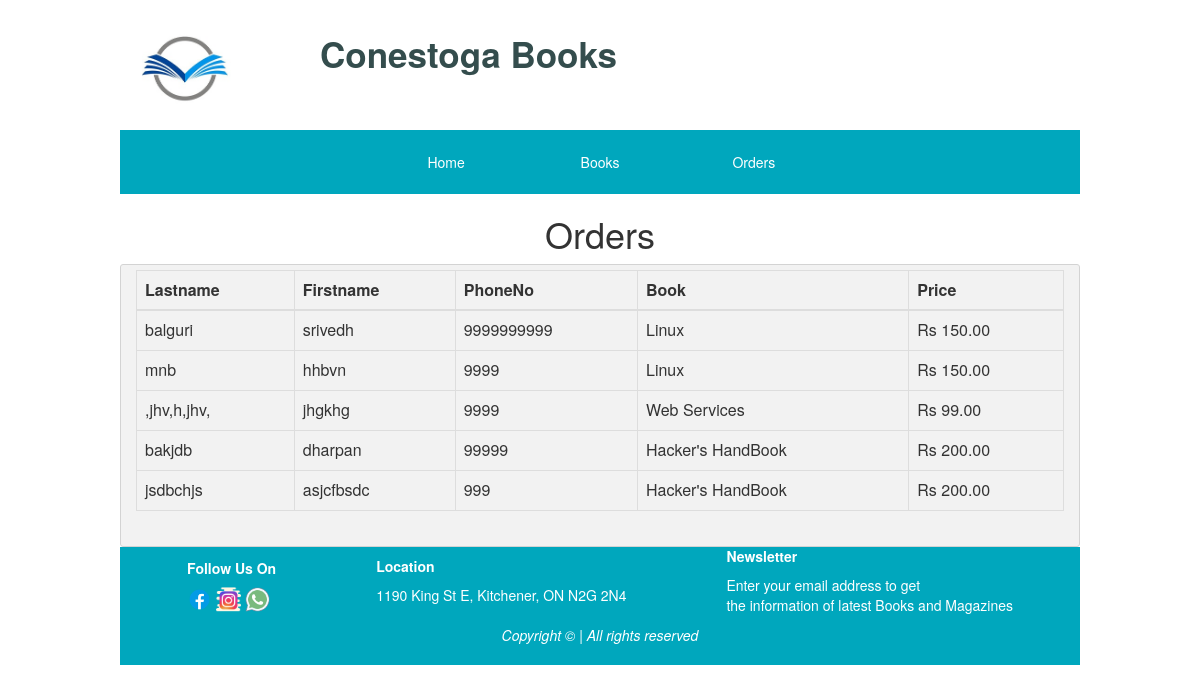
/orders.php, run on the app's committed database.
### tables this page shows
CREATE TABLE `customer` (
  `Id` int(11) NOT NULL,
  `LastName` text NOT NULL,
  `FirstName` text NOT NULL,
  `Payment` text NOT NULL,
  `Address` varchar(45) NOT NULL,
  `PhoneNo` varchar(45) NOT NULL,
  `Email` varchar(45) NOT NULL,
  `PId` int(11) NOT NULL
);

CREATE TABLE `books` (
  `PId` int(2) NOT NULL,
  `Name` varchar(50) NOT NULL,
  `Price` decimal(7,2) NOT NULL,
  `Inventory` int(11) NOT NULL,
  `Image` varchar(50) NOT NULL
);

### orders.php (the view, shortened to what this page needs)
<!DOCTYPE>
<html lang="en">
<head>
    <link rel="stylesheet" href="css/project.css">
    <link rel="stylesheet" href="https://maxcdn.bootstrapcdn.com/bootstrap/3.4.1/css/bootstrap.min.css">
</head>
<body>
    <div id="wrapper">
        <?php include("header.php")?>
        <main class="overflow">
            <h1>Orders</h1>
            <div class="container" style="width:100%">
                <table class="table table-bordered">
                    <thead>
                    <tr>
                        <th>Lastname</th>
                        <th>Firstname</th>
                        <th>PhoneNo</th>
                        <th>Book</th>
                        <th>Price</th>
                    </tr>
                    </thead>
                    <tbody>
                        <?php
                            require("mysqli_connect.php");
                            $q1="SELECT c.LastName,c.FirstName,c.PhoneNo,b.Name,B.Price FROM customer c
                            JOIN books b
                            ON c.PId=b.PId   ";
                            $r1=mysqli_query($connection,$q1);
                            if (mysqli_num_rows($r1) > 0) {
                                while($row = mysqli_fetch_assoc($r1)){
                                    echo'
                                    <tr>
                                        <td>'. $row["LastName"].'</td>
                                        <td>'. $row["FirstName"].'</td>
                                        <td>'. $row["PhoneNo"].'</td>
                                        <td>'. $row["Name"].'</td>
                                        <td>Rs '. $row["Price"].'</td>
                                    </tr>';
                                }
                            }
                            else{
                            echo "0 results";
                            }
                        ?>
                    </tbody>
                </table>
            </div>
        </main>
        <?php include("footer.php")?>
    </div>
</body>
</html>

### css/project.css (style rules this page uses)
* { box-sizing: border-box; }
#wrapper { width: 80%; margin-left: auto; margin-right: auto; }
main { height: auto; text-align: center; }
.container { width: 100%; }
.table { width: 100%; }
.overflow { overflow: auto; }
.container { background-color: #f2f2f2; padding: 5px 20px 15px 20px; border: 1px solid lightgrey; border-radius: 3px; }

### data on the page
customer: LastName "balguri", FirstName "srivedh", PhoneNo "9999999999", PId.Name "Linux", PId.Price "150.00"
customer: LastName "mnb", FirstName "hhbvn", PhoneNo "9999", PId.Name "Linux", PId.Price "150.00"
customer: LastName ",jhv,h,jhv,", FirstName "jhgkhg", PhoneNo "9999", PId.Name "Web Services", PId.Price "99.00"
customer: LastName "bakjdb", FirstName "dharpan", PhoneNo "99999", PId.Name "Hacker's HandBook", PId.Price "200.00"
customer: LastName "jsdbchjs", FirstName "asjcfbsdc", PhoneNo "999", PId.Name "Hacker's HandBook", PId.Price "200.00"
